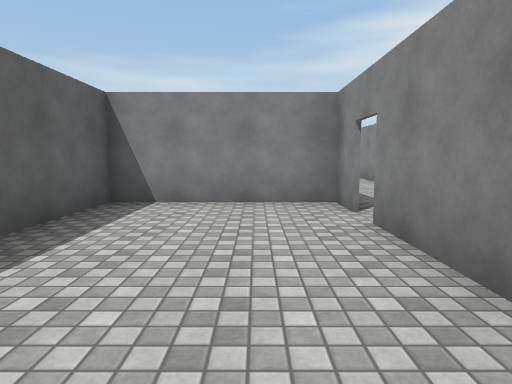
[1] (above)

17 first-person views from a walk through a Unity game level. The camera is 1.3 m above the floor, tilts 6° down and sees 75° across. The floor is counted in squares, 1.8 m on a side. Each view is taken from the middle of a square. On the plan, view 1 faces up. The plan holds only what a view shows up to about 11 squares ahead; the rest is blank. The place goes on beyond the plan. The player character is not drawn. Door leaves are left out, so doorways stand open. Surface patterns are stand-ins for the level's own textures.

[2]
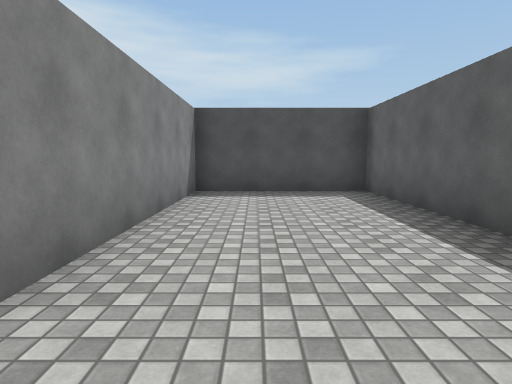

[3]
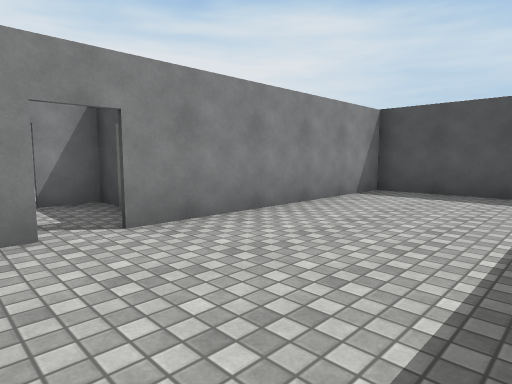

[4]
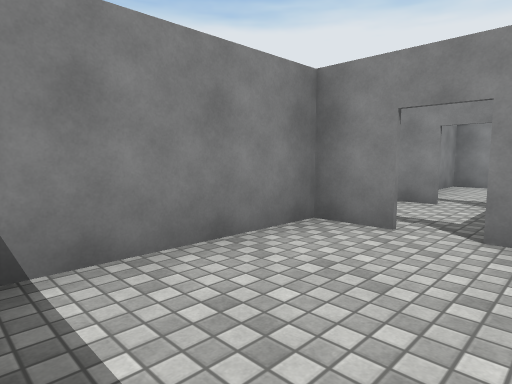

[5]
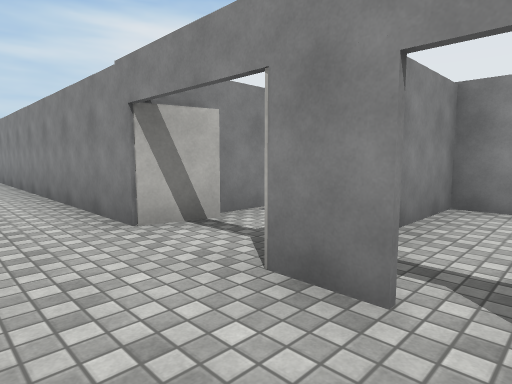

[6]
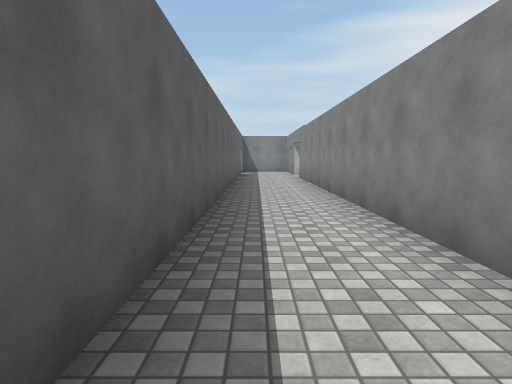

[7]
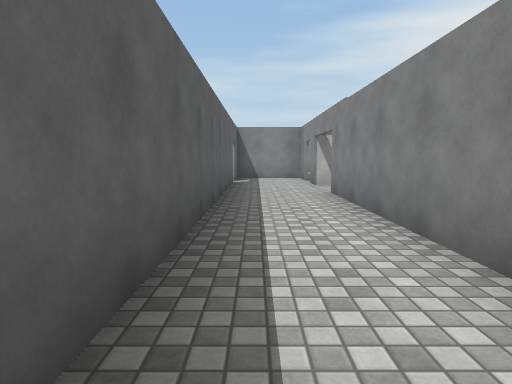

[8]
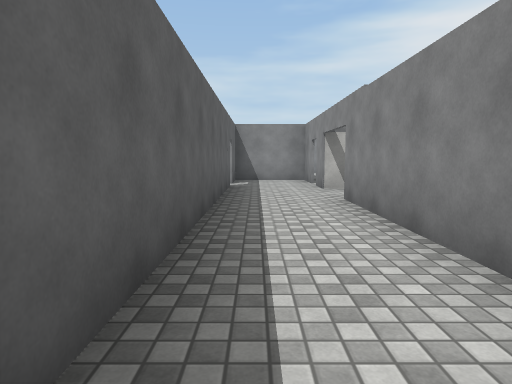

[9]
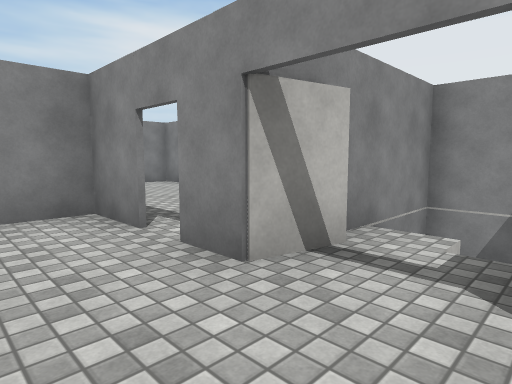

[10]
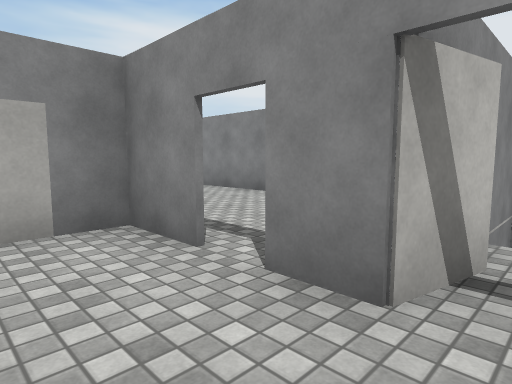

[11]
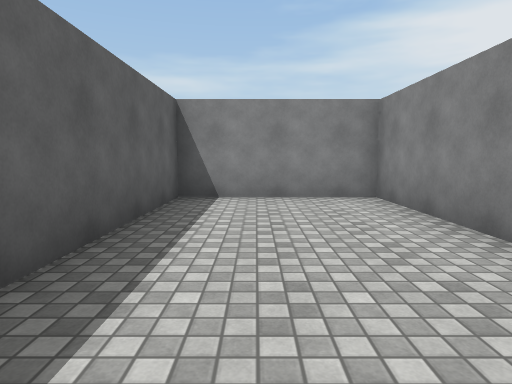

[12]
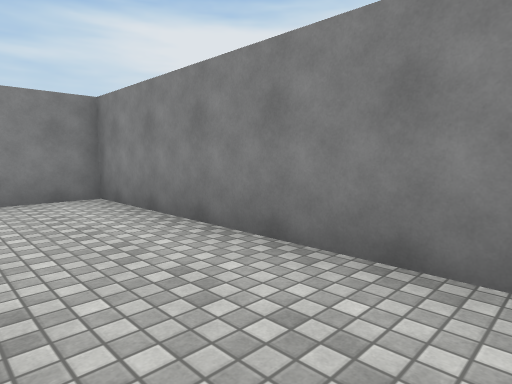

[13]
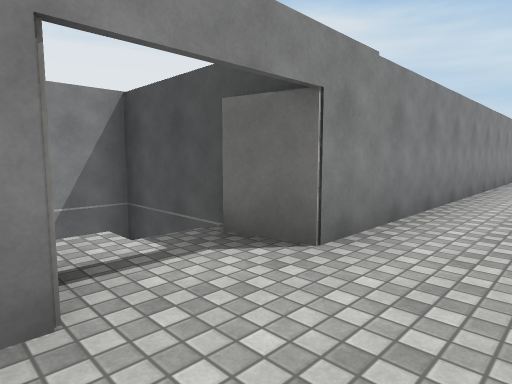

[14]
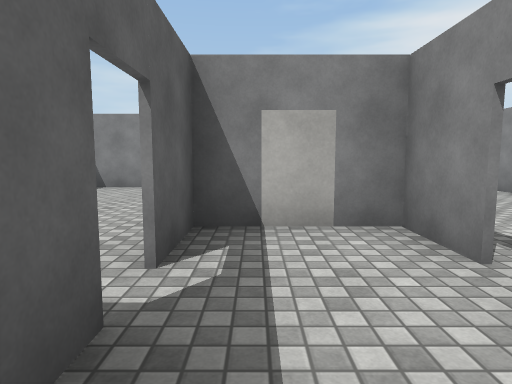

[15]
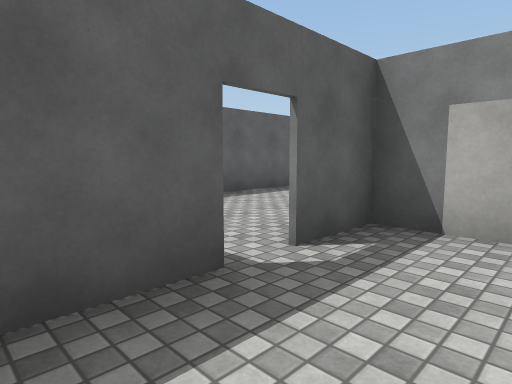

[16]
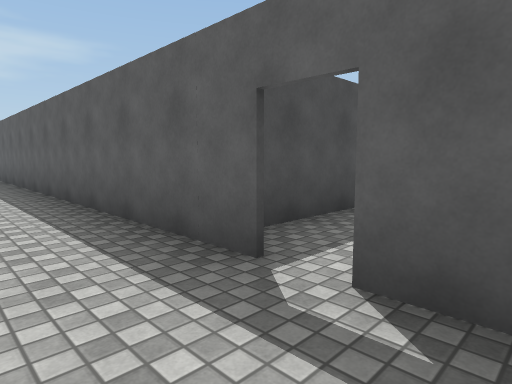

[17]
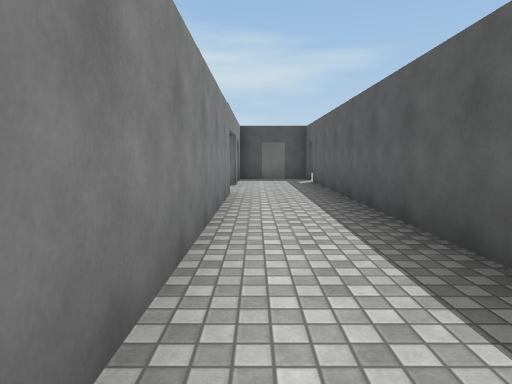

### Floor plan
Points are (right, up) in squares from view 1. A wall is a line through its corners. A room is listed if a view was taken in it or the views show most of it. See-through windows are left out.
Room 1 (views 1, 2, 3, 4)
walls: (1.3, 4.2) (1.3, 5.3) (-2.3, 5.3) (-2.3, -2) (1.3, -2) (1.3, 3.6)
ways out: open door at (1, 4) to room 2
Room 2 (views 5, 6, 7, 8, 9, 10, 13, 14, 15, 16, 17)
walls: (4.8, 18.7) (7.2, 18.7) (7.2, 20.6) (4.9, 20.6); (4.6, 20.4) (3.5, 20.6) (3.5, 21.5); (4.6, 7.1) (3.5, 7.3) (3.5, 18.8) (4.6, 19); (1.4, 21.4) (1.4, 4.2); (3.5, 22.1) (3.5, 23.4) (1.4, 23.4) (1.4, 22); (3.5, 4.5) (3.5, 5.5); (1.4, 3.6) (1.4, 3) (3.5, 3) (3.5, 3.9)
ways out: open door at (1, 4) to room 1; open door at (4, 22) to room 3; open door at (1, 21.5); open door at (4, 4.5)
Room 3 (views 11, 12)
walls: (7.2, 22.2) (7.2, 28) (3.6, 28) (3.6, 23.8)
ways out: open door at (4, 22) to room 2

Positions as (right, up) in squares from view 1, and headings:
1: (0, 0), facing up
2: (0, 5), facing down
3: (-2, 5), facing down-right
4: (-2, 3), facing up-right
5: (2, 4), facing up-right
6: (2, 7), facing up
7: (2, 12), facing up
8: (2, 13), facing up
9: (2, 19), facing up-right
10: (2, 20), facing up-right
11: (5, 22), facing up
12: (5, 22), facing up-right
13: (2, 21), facing down-right
14: (2, 20), facing up
15: (3, 20), facing up-left
16: (3, 23), facing down-left
17: (3, 14), facing down
